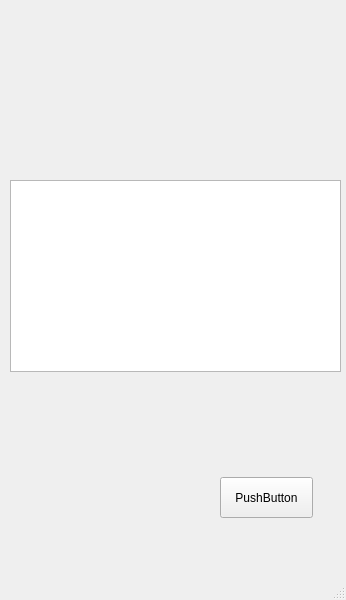
<?xml version="1.0" encoding="UTF-8"?>
<ui version="4.0">
 <class>MainWindow</class>
 <widget class="QMainWindow" name="MainWindow">
  <property name="geometry">
   <rect>
    <x>0</x>
    <y>0</y>
    <width>346</width>
    <height>600</height>
   </rect>
  </property>
  <property name="windowTitle">
   <string>MainWindow</string>
  </property>
  <widget class="QWidget" name="centralwidget">
   <widget class="QPushButton" name="pushButton">
    <property name="geometry">
     <rect>
      <x>220</x>
      <y>477</y>
      <width>93</width>
      <height>41</height>
     </rect>
    </property>
    <property name="text">
     <string>PushButton</string>
    </property>
   </widget>
   <widget class="QTextBrowser" name="textBrowser">
    <property name="geometry">
     <rect>
      <x>10</x>
      <y>180</y>
      <width>331</width>
      <height>192</height>
     </rect>
    </property>
   </widget>
  </widget>
  <widget class="QMenuBar" name="menubar">
   <property name="geometry">
    <rect>
     <x>0</x>
     <y>0</y>
     <width>346</width>
     <height>26</height>
    </rect>
   </property>
  </widget>
  <widget class="QStatusBar" name="statusbar"/>
 </widget>
 <resources/>
 <connections/>
</ui>
